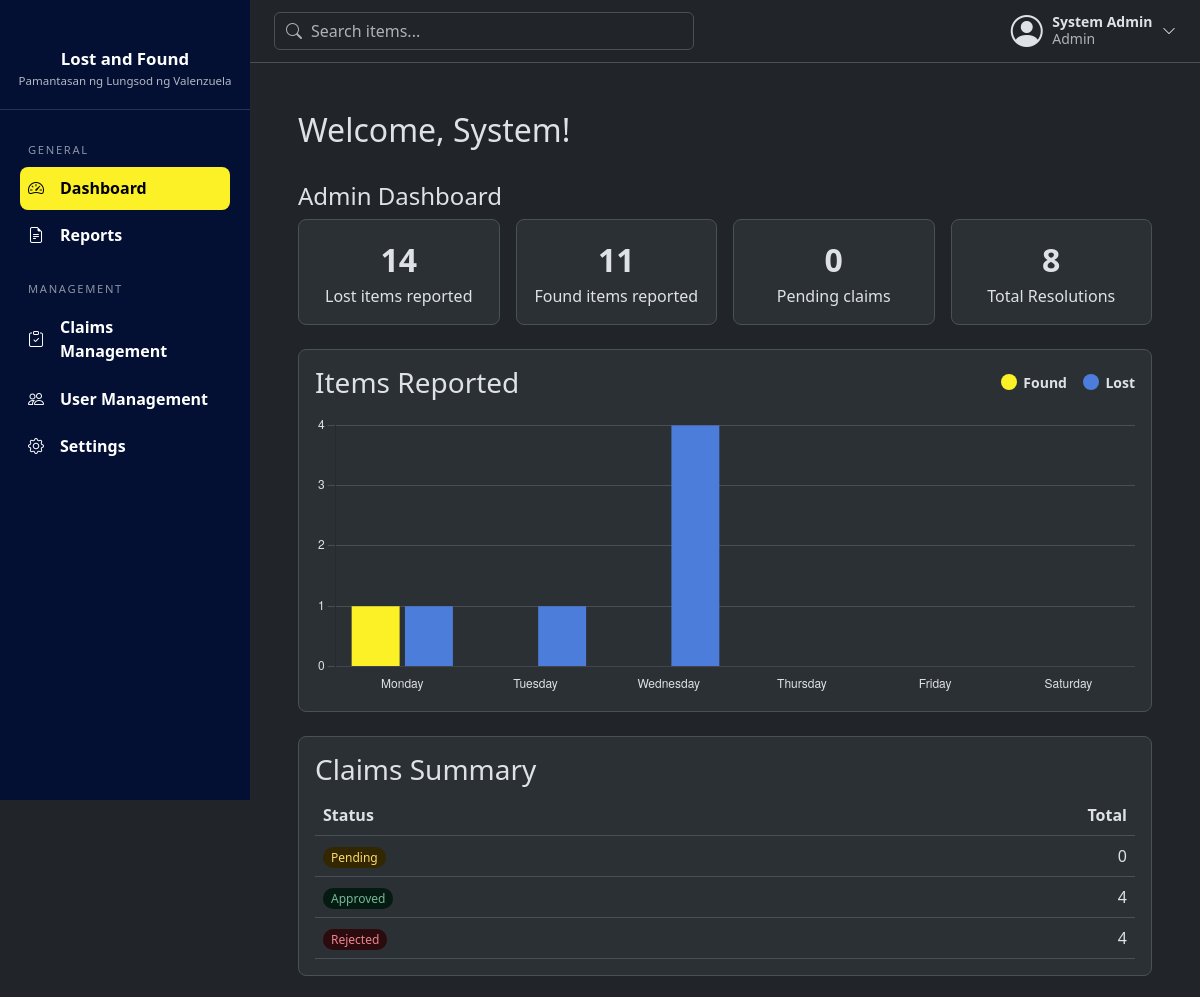
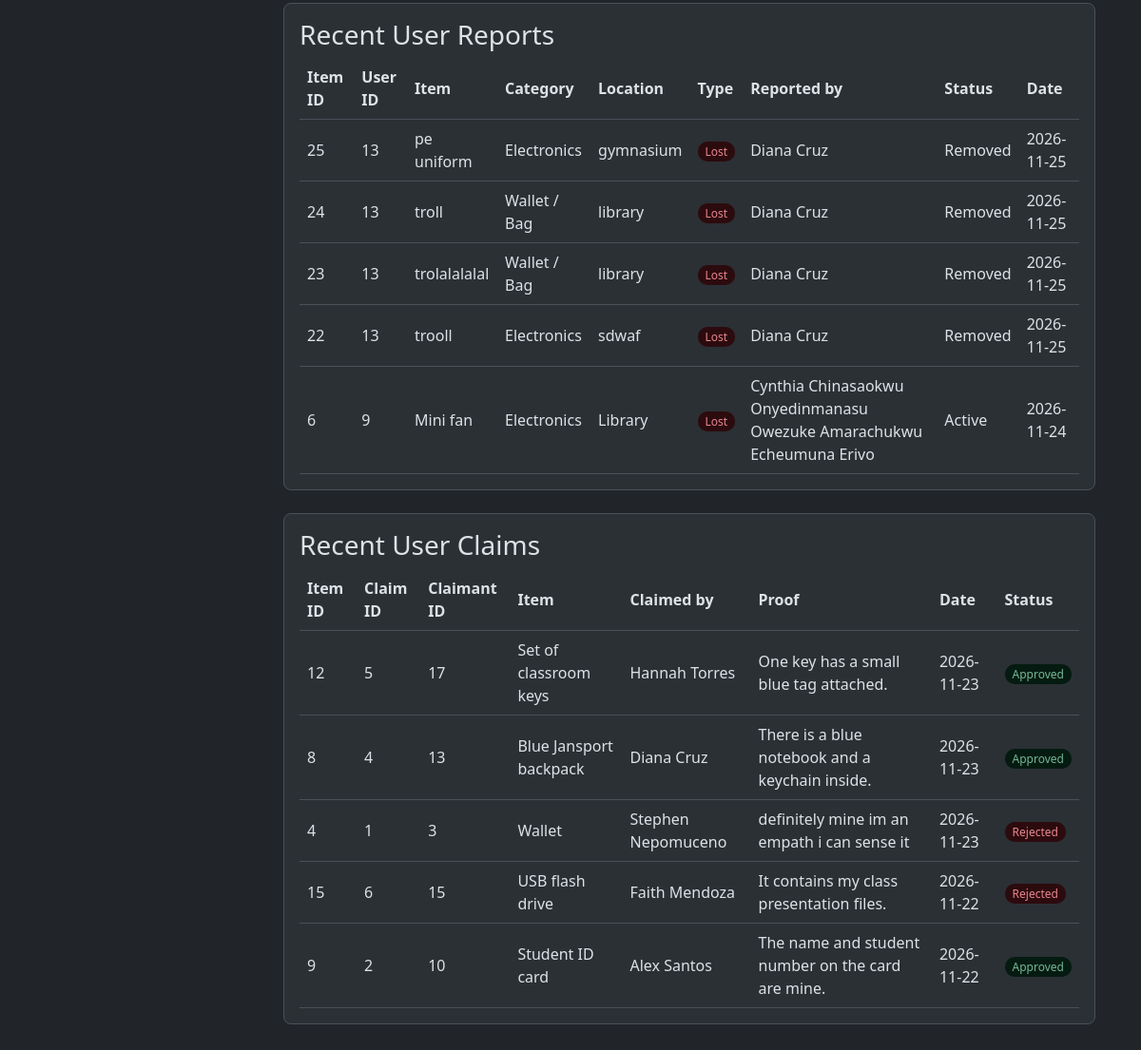
Page /admin/ (signed in) on the earlier database version (2 pictures, top to bottom).
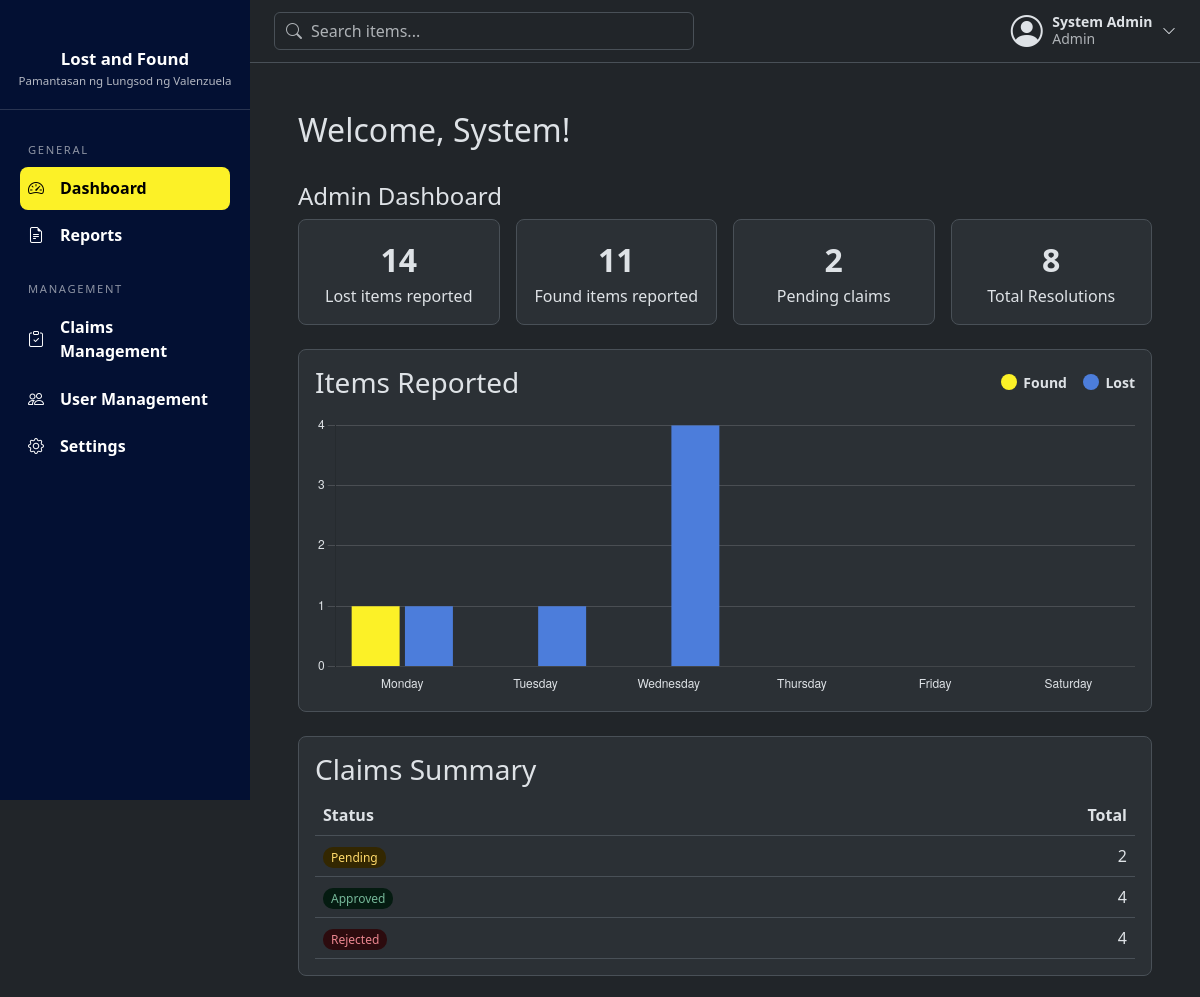
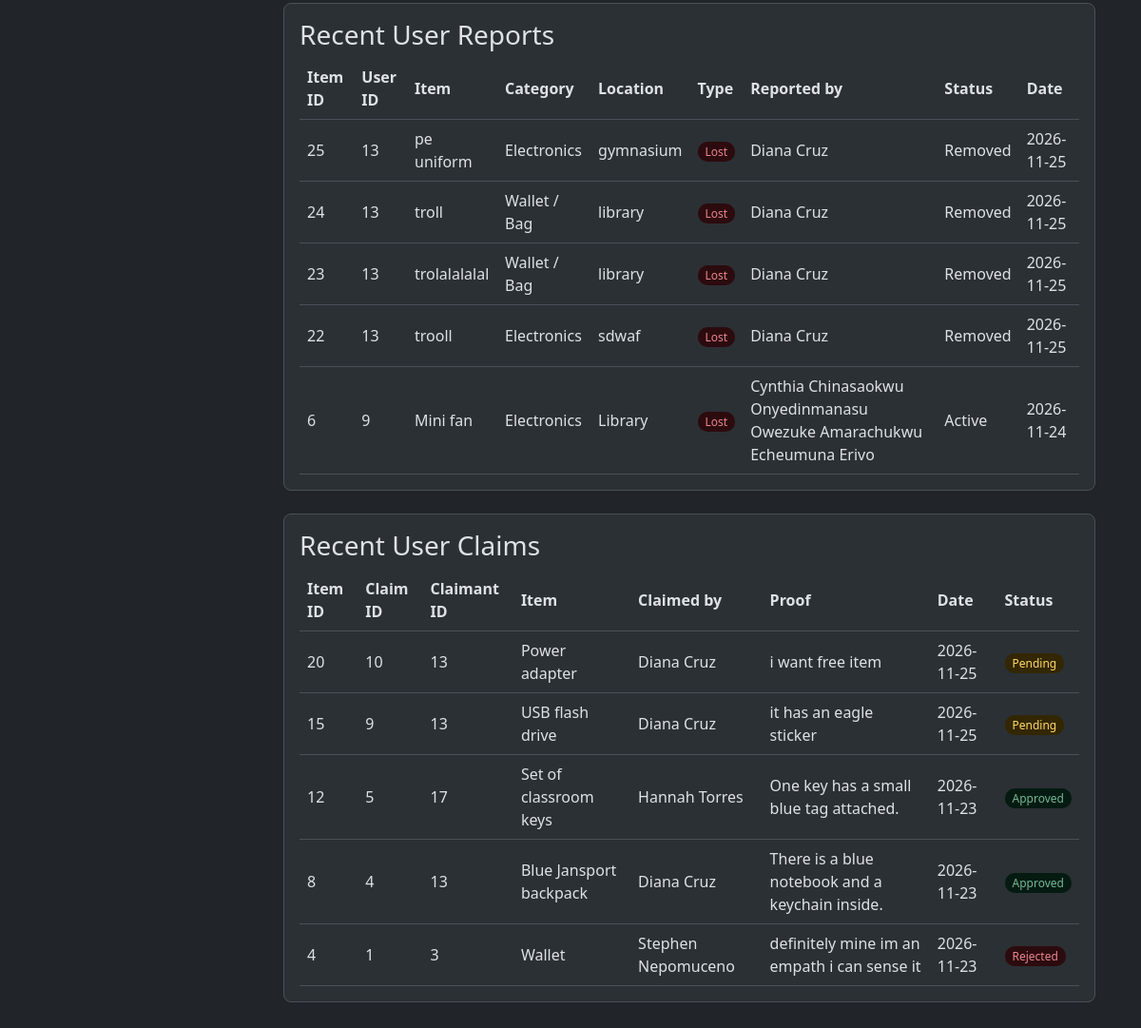
Same page on the later database version (2 pictures, top to bottom).
### tables this page shows
CREATE TABLE items (
            item_id INTEGER PRIMARY KEY AUTOINCREMENT,
            user_id INTEGER NOT NULL,
            name TEXT NOT NULL,
            category TEXT NOT NULL,
            description TEXT,
            location TEXT NOT NULL,
            item_status TEXT NOT NULL
                CHECK(item_status IN ('Lost', 'Found')),
            status TEXT NOT NULL DEFAULT 'Active'
                CHECK(status IN ('Active', 'Claimed', 'Returned', 'Removed')),
            date_reported DATE NOT NULL DEFAULT CURRENT_DATE,

            FOREIGN KEY (user_id) REFERENCES users (id)
        );

CREATE TABLE users (
            id INTEGER PRIMARY KEY AUTOINCREMENT,
            full_name TEXT NOT NULL,
            email TEXT NOT NULL UNIQUE,
            password TEXT NOT NULL,
            role TEXT NOT NULL DEFAULT 'Student'
                CHECK(role IN ('Student', 'Faculty', 'Admin'))
        , is_active INTEGER NOT NULL DEFAULT 1);

CREATE TABLE claims (
            claim_id INTEGER PRIMARY KEY AUTOINCREMENT,
            item_id INTEGER NOT NULL,
            user_id INTEGER NOT NULL,
            proof_description TEXT NOT NULL,
            claim_date DATE NOT NULL DEFAULT CURRENT_DATE,
            claim_status TEXT NOT NULL DEFAULT 'Pending'
                CHECK(claim_status IN ('Pending', 'Approved', 'Rejected')), admin_note TEXT,

            FOREIGN KEY (item_id) REFERENCES items (item_id),
            FOREIGN KEY (user_id) REFERENCES users (id)
        );

### routes/admin_routes.py (the view)
@bp.route("/")
@admin_required
def dashboard():
    db = get_db()
    all_items = db.execute(
        "SELECT items.item_id, items.user_id, items.name, items.category, items.location, "
        "items.item_status, items.status, items.date_reported, users.full_name AS reporter "
        "FROM items JOIN users ON items.user_id = users.id "
        "ORDER BY items.date_reported DESC, items.item_id DESC"
    ).fetchall()
    all_claims = db.execute(
        "SELECT claims.claim_id, claims.item_id, claims.user_id AS claimant_id, claims.proof_description, "
        "claims.claim_date, claims.claim_status, "
        "items.name AS item_name, users.full_name AS claimant "
        "FROM claims JOIN items ON claims.item_id = items.item_id "
        "JOIN users ON claims.user_id = users.id "
        "ORDER BY claims.claim_date DESC, claims.claim_id DESC"
    ).fetchall()
    lost_count = 0
    found_count = 0
    for item in all_items:
        if item["item_status"] == "Lost":
            lost_count = lost_count + 1
        else:
            found_count = found_count + 1
    pending_count = 0
    for claim in all_claims:
        if claim["claim_status"] == "Pending":
            pending_count = pending_count + 1
    approved_count = 0
    rejected_count = 0
    for claim in all_claims:
        if claim["claim_status"] == "Approved":
            approved_count = approved_count + 1
        if claim["claim_status"] == "Rejected":
            rejected_count = rejected_count + 1
    resolved_count = approved_count + rejected_count
    monday = date.today() - timedelta(days=date.today().weekday())
    week_days = [monday + timedelta(days=n) for n in range(6)]
    chart_labels = [d.strftime("%A") for d in week_days]            # "Monday", "Tuesday", ...
    found_data = []
    lost_data = []
    for d in week_days:
        day = d.isoformat()                                         # "2026-11-23", same format as date_reported
        found_data.append(sum(1 for i in all_items if i["date_reported"] == day and i["item_status"] == "Found"))
        lost_data.append(sum(1 for i in all_items if i["date_reported"] == day and i["item_status"] == "Lost"))
    return render_template(
        "admin/dashboard.html",
        full_name=session["full_name"],
        role=session["role"],
        all_items=all_items[:5],        # only the 5 newest are shown; the counts above use all of them
        all_claims=all_claims[:5],
        lost_count=lost_count,
        found_count=found_count,
        pending_count=pending_count,
        resolved_count=resolved_count,
        chart_labels=chart_labels,
        found_data=found_data,
        lost_data=lost_data,
        approved_count=approved_count,
        rejected_count=rejected_count,
    )

### database/connection.py (called while the page is built)
def get_db():
    if "db" not in g:
        g.db = sqlite3.connect(current_app.config["DATABASE"])
        g.db.row_factory = sqlite3.Row
        g.db.execute("PRAGMA foreign_keys = ON")
    return g.db

### models/user_model.py (called while the page is built)
def get_by_id(user_id):
    return get_db().execute("SELECT * FROM users WHERE id = ?", (user_id,)).fetchone()

### routes/utils.py (called while the page is built)
def login_required(view):
    @wraps(view)
    def wrapped(*args, **kwargs):
        if "user_id" not in session:
            flash("Please log in first.", "warning")
            return redirect(url_for("auth.login"))
        user = user_model.get_by_id(session["user_id"])
        if user is None or not user["is_active"]:
            session.clear()
            flash("Your account is no longer active. Please contact an administrator.", "warning")
            return redirect(url_for("auth.login"))
        return view(*args, **kwargs)
    return wrapped

def admin_required(view):
    @wraps(view)
    def wrapped(*args, **kwargs):
        if session.get("role") != "Admin":
            abort(403)
        return view(*args, **kwargs)
    return login_required(wrapped)

### templates/admin/dashboard.html (shortened to what the changed rows need)
{% extends "base.html" %}
{% block content %}
<h2>Welcome, {{ full_name.split()[0] }}!</h2>
<br>
<h2 style="font-size: 1.5rem;">Admin Dashboard</h2>
<div class="dash-cards">
    <div class="dash-card">
        <div class="number">{{ pending_count }}</div>
        <div>Pending claims</div>
    </div>
</div>
<script>
    // The numbers come from the route (admin_routes.py), turned into JavaScript lists by |tojson
    /*var labels = {{ chart_labels|tojson }};
    var foundData = {{ found_data|tojson }};
    var lostData = {{ lost_data|tojson }};   this code works properly but keeps having some property assignment error idk */
    var labels = JSON.parse('{{ chart_labels|tojson|safe }}');
    var foundData = JSON.parse('{{ found_data|tojson|safe }}');
    var lostData = JSON.parse('{{ lost_data|tojson|safe }}');
    // Pick colors that suit the current theme, so the Lost bars don't vanish in dark mode
    var dark = document.documentElement.getAttribute("data-bs-theme") === "dark";
    var textColor = dark ? "#dee2e6" : "#212529";
    var gridColor = dark ? "rgba(255,255,255,0.15)" : "rgba(0,0,0,0.15)";
    var lostColor = dark ? "#4C7DDB" : "#031033";
    new Chart(document.getElementById("itemsChart"), {
        type: "bar",
        data: {
            labels: labels,
            datasets: [
                { label: "Found", data: foundData, backgroundColor: "#FCF127" },
                { label: "Lost", data: lostData, backgroundColor: lostColor }
            ]
        },
        options: {
            responsive: true,
            maintainAspectRatio: false,
            plugins: { legend: { display: false } },       // we drew our own legend above
            scales: {
                x: { ticks: { color: textColor }, grid: { display: false } },
                y: {
                    beginAtZero: true,
                    ticks: { color: textColor, precision: 0 },   // whole numbers only
                    grid: { color: gridColor }
                }
            }
        }
    });
</script>
<div class="dash-section">
    <table>
        <tr>
            <th>Status</th>
            <th class="text-end">Total</th>
        </tr>
        <tr>
            <td><span class="dash-badge Pending">Pending</span></td>
            <td class="text-end">{{ pending_count }}</td>
        </tr>
    </table>
</div>
<div class="dash-section">
    {% if all_items %}
    <table>
        <tr>
            <th>Item ID</th>
            <th>User ID</th>
            <th>Item</th>
            <th>Category</th>
            <th>Location</th>
            <th>Type</th>
            <th>Reported by</th>
            <th>Status</th>
            <th>Date</th>
        </tr>
        {% for item in all_items %}
        <tr>
            <td>{{ item["item_id"] }}</td>
            <td>{{ item["user_id"] }}</td>
            <td>{{ item["name"] }}</td>
            <td>{{ item["category"] }}</td>
            <td>{{ item["location"] }}</td>
            <td><span class="dash-badge {{ item['item_status'] }}">{{ item["item_status"] }}</span></td>
            <td>{{ item["reporter"] }}</td>
            <td>{{ item["status"] }}</td>
            <td>{{ item["date_reported"] }}</td>
        </tr>
        {% endfor %}
    </table>
    {% else %}
    <p class="dash-empty">No items have been reported yet.</p>
    {% endif %}
</div>
<div class="dash-section">
    {% if all_claims %}
    <table>
        <tr>
            <th>Item ID</th>
            <th>Claim ID</th>
            <th>Claimant ID</th>
            <th>Item</th>
            <th>Claimed by</th>
            <th>Proof</th>
            <th>Date</th>
            <th>Status</th>
        </tr>
        {% for claim in all_claims %}
        <tr>
            <td>{{ claim["item_id"] }}</td>
            <td>{{ claim["claim_id"] }}</td>
            <td>{{ claim["claimant_id"] }}</td>
            <td>{{ claim["item_name"] }}</td>
            <td>{{ claim["claimant"] }}</td>
            <td>{{ claim["proof_description"] }}</td>
            <td>{{ claim["claim_date"] }}</td>
            <td><span class="dash-badge {{ claim['claim_status'] }}">{{ claim["claim_status"] }}</span></td>
        </tr>
        {% endfor %}
    </table>
    {% else %}
    <p class="dash-empty">No claims have been made yet.</p>
    {% endif %}
</div>
{% endblock %}

Differences in the rows shown:
no longer on this page (row unchanged): claims: item_id "15", claim_id "6", claimant_id "15", item_name "USB flash drive", claimant "Faith Mendoza", proof_description "It contains my class presentation files.", claim_date "2026-11-22", claim_status "Rejected"
no longer on this page (row unchanged): claims: item_id "9", claim_id "2", claimant_id "10", item_name "Student ID card", claimant "Alex Santos", proof_description "The name and student number on the card are mine.", claim_date "2026-11-22", claim_status "Approved"
added claims: item_id "20", claim_id "10", claimant_id "13", item_name "Power adapter", claimant "Diana Cruz", proof_description "i want free item", claim_date "2026-11-25", claim_status "Pending"
added claims: item_id "15", claim_id "9", claimant_id "13", item_name "USB flash drive", claimant "Diana Cruz", proof_description "it has an eagle sticker", claim_date "2026-11-25", claim_status "Pending"
Other differences:
{{ pending_count }}: "0" → "2"
